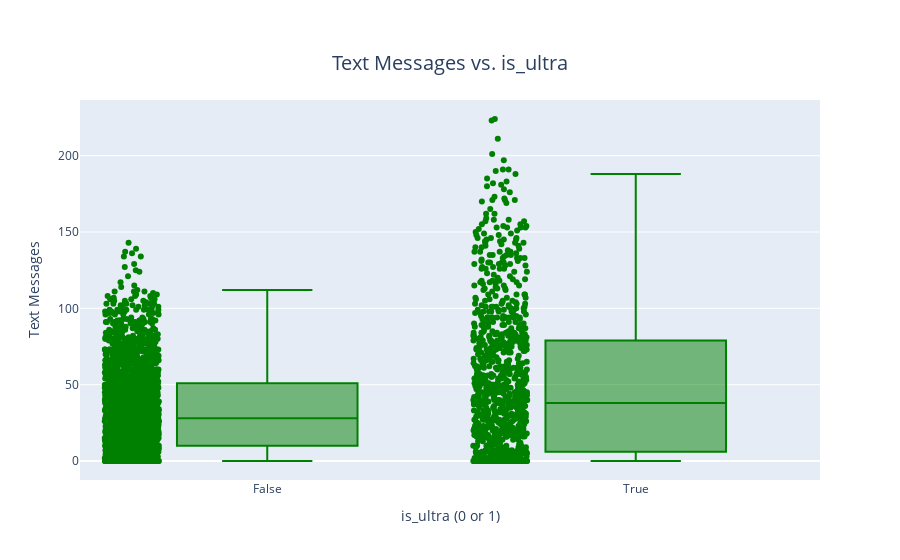

The notebook cell this image was saved under:
### Markdown cell above
### People who use lots of call minutes tend to already be on the 'Ultra' plan.

### Code cell
fig_box = px.box(mega, x='is_ultra', y='msg', 
                 title='Messages vs. is_ultra', 
                 labels={'msg': 'Text Messages', 'is_ultra': 'is_ultra (0 or 1)'},
                 points='all')  # 'all' to show all points along with box plot
# Update the layout to center the title and make it larger
fig_box.update_layout(
    title={
        'text': "Text Messages vs. is_ultra",
        'y':0.9,  # Position the title slightly above the center, adjust as necessary
        'x':0.5,
        'xanchor': 'center',
        'yanchor': 'top',
        'font': {
            'size': 20  # Adjust to the desired font size
        }
    },
    xaxis=dict(
        tickmode='array',
        tickvals=[0, 1],
        ticktext=['False', 'True']  # Optional: better x-axis readability
    )
)
# Update traces to make the bars green
fig_box.update_traces(marker_color='green')
fig_box.show()

### Figure 1 — Plotly figure (JSON) as saved in the notebook; plotly's stock layout.template omitted (floating-point values rounded to 4 significant figures; data arrays with more than 128 entries replaced by an {"elided": "..."} marker saying what was removed)
{"data": [{"alignmentgroup": "True", "boxpoints": "all", "hovertemplate": "is_ultra (0 or 1)=%{x}<br>Text Messages=%{y}<extra></extra>", "legendgroup": "", "marker": {"color": "green"}, "name": "", "notched": false, "offsetgroup": "", "orientation": "v", "showlegend": false, "type": "box", "x": {"elided": "3214 bool values"}, "x0": " ", "xaxis": "x", "y": {"elided": "3214 int values"}, "y0": " ", "yaxis": "y"}], "layout": {"autosize": true, "boxmode": "group", "legend": {"tracegroupgap": 0}, "title": {"font": {"size": 20}, "text": "Text Messages vs. is_ultra", "x": 0.5, "xanchor": "center", "y": 0.9, "yanchor": "top"}, "xaxis": {"anchor": "y", "autorange": true, "domain": [0, 1], "range": [-0.5063, 1.5], "tickmode": "array", "ticktext": ["False", "True"], "tickvals": [0, 1], "title": {"text": "is_ultra (0 or 1)"}, "type": "category"}, "yaxis": {"anchor": "x", "autorange": true, "domain": [0, 1], "range": [-12.44, 236.4], "title": {"text": "Text Messages"}, "type": "linear"}}}
